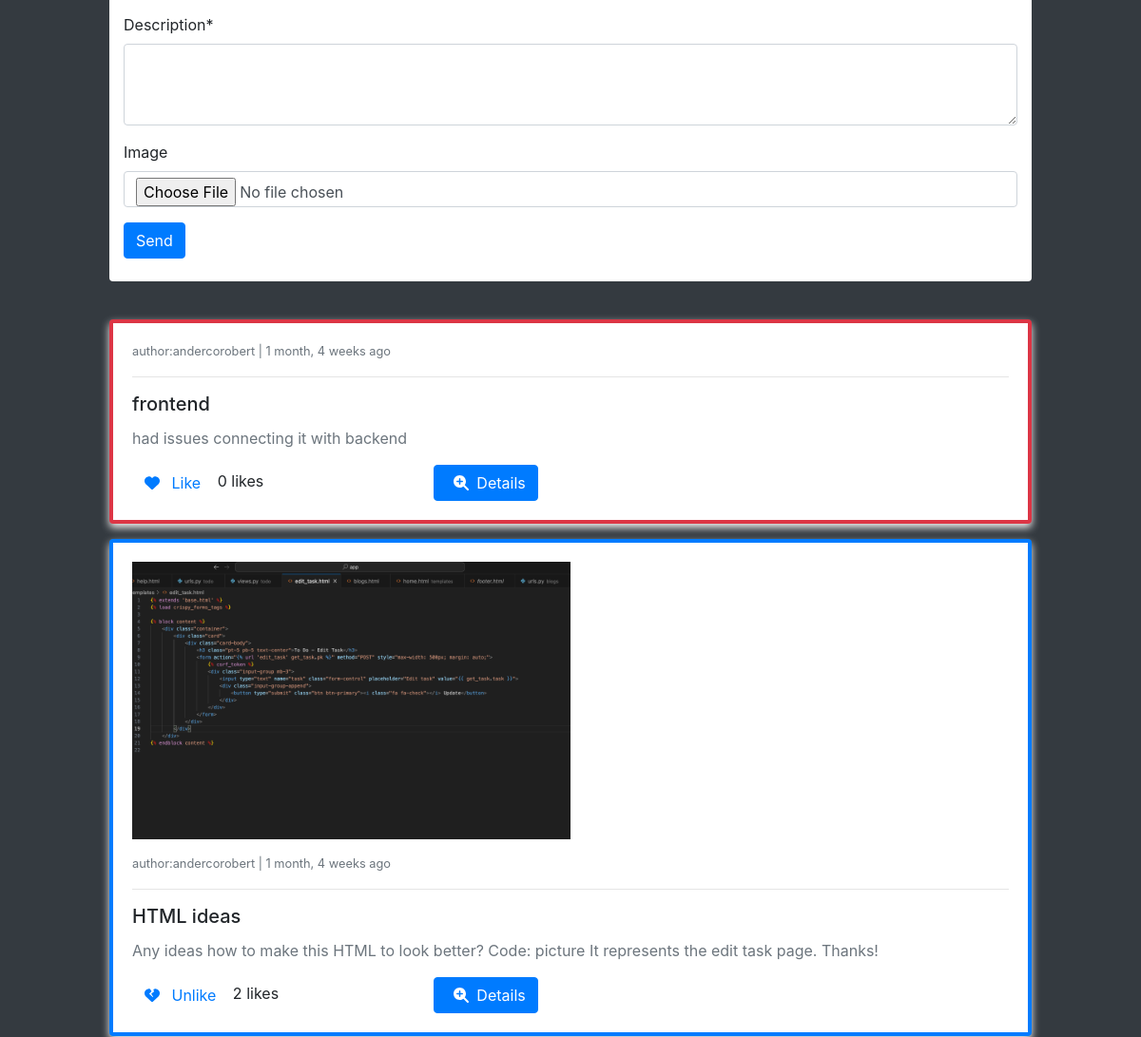
Page /posts/ (signed in, middle part) on the earlier database version.
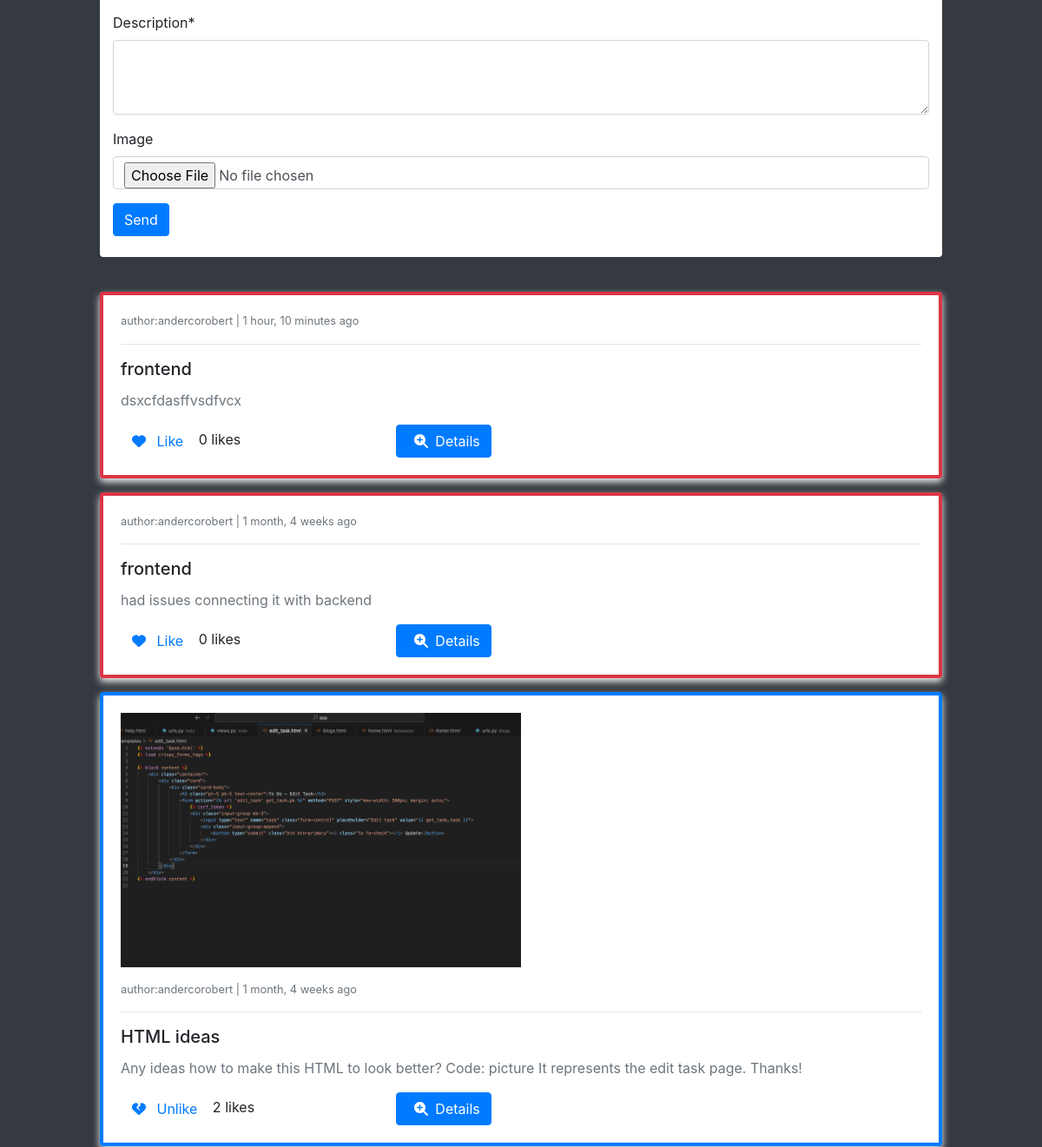
Same page on the later database version.
### posts/models.py (models this page shows, shortened)
class Post(models.Model):
    author = models.ForeignKey(Profile, on_delete=models.CASCADE)
    liked = models.ManyToManyField(Profile, related_name="liked", blank=True)
    updated = models.DateTimeField(auto_now=True)
    created = models.DateTimeField(auto_now_add=True)

class ProblemPost(Post):
    report = models.ForeignKey(Report, on_delete=models.CASCADE)
    problem_reported = models.ForeignKey(ProblemReported, on_delete=models.CASCADE)
    objects = PostManager()
    def get_absolute_url(self):
        return reverse("posts:pp-detail", kwargs={"pk1": self.pk, 'pk': self.problem_reported.id})

class Post(models.Model):
    author = models.ForeignKey(Profile, on_delete=models.CASCADE)
    liked = models.ManyToManyField(Profile, related_name="liked", blank=True)
    updated = models.DateTimeField(auto_now=True)
    created = models.DateTimeField(auto_now_add=True)

class GeneralPost(Post):
    title = models.CharField(max_length=200)
    description = models.CharField(max_length=300)
    image = models.ImageField(upload_to=get_upload_path, blank=True, validators=[FileExtensionValidator(['png','jpg', 'jpeg'])])
    def get_absolute_url(self):
        return reverse("posts:gp-detail", kwargs={"pk": self.pk})

### reports/models.py (models this page shows, shortened)
class ProblemReported(models.Model):
    category = models.ForeignKey(Category, on_delete=models.CASCADE)
    description = models.TextField()
    problem_id = models.CharField(max_length=12, unique=True, blank=True, default=random_code)
    breakdown = models.PositiveIntegerField()
    public = models.BooleanField(default=True)
    user = models.ForeignKey(User, on_delete=models.CASCADE)
    report = models.ForeignKey(Report, on_delete=models.CASCADE)
    updated = models.DateTimeField(auto_now=True)
    created = models.DateTimeField(auto_now_add=True)
    objects=ProblemReportedManager()
    class Meta:
        verbose_name = "Problem Reported"
        verbose_name_plural = "Problems Reported"

### categories/models.py (models this page shows)
class Category(models.Model):
    name = models.CharField(max_length=200)
    description = models.TextField(blank=True)
    updated = models.DateTimeField(auto_now=True)
    created = models.DateTimeField(auto_now_add=True)
    def __str__(self):
        return self.name
    class Meta:
        verbose_name = "Category"
        verbose_name_plural = "Categories"

### profiles/models.py (models this page shows)
class Profile(models.Model):
    user = models.OneToOneField(User, on_delete=models.CASCADE)
    bio = models.TextField()
    profile_picture = models.ImageField(upload_to=get_upload_path, default="uploads/profile/img/avatar.png", validators=[FileExtensionValidator(['png','jpg', 'jpeg'])])
    team = models.CharField(max_length=200)
    updated = models.DateTimeField(auto_now=True)
    created = models.DateTimeField(auto_now_add=True)
    def __str__(self):
        return "{}".format(self.user)

### posts/views.py (the view)
# urls.py: path('', PostCreateView.as_view(), name='post-list'),
class PostCreateView(FormUserRequiredMixin, CreateView):
    form_class = PostForm
    template_name = 'posts/board.html'
    success_url = reverse_lazy('posts:post-list')
    def get_context_data(self, **kwargs):
        qs1 = ProblemPost.objects.public_only()
        qs2 = GeneralPost.objects.all()
        qs = sorted(chain(qs1, qs2), reverse=True, key=lambda obj: obj.created)
        context=super().get_context_data(**kwargs)
        context["object_list"]= qs
        return context

### posts/forms.py (shortened to what this page needs)
class PostForm(forms.ModelForm):
    description = forms.CharField(widget=forms.Textarea(attrs={'rows':3}))
    class Meta:
        model = GeneralPost
        fields = ('title', 'description', 'image')

### blogs/context_processors.py (called while the page is built)
def get_categories(request):
    categories = Category.objects.all()
    return dict(categories=categories)

### posts/models.py (called while the page is built)
    def public_only(self):
        return self.filter(problem_reported__public = True)

### profiles/context_processors.py (called while the page is built)
def profile_pic(request):
    if request.user.is_authenticated:
        user = request.user
        try:
            profile_obj = Profile.objects.get(user=user)
            pic = profile_obj.profile_picture
        except Profile.DoesNotExist:
            pic = None
        return {'picture':pic}
    return {}

def get_profile(request):
    if request.user.is_authenticated:
        user = request.user
        try:
            profile_obj = Profile.objects.get(user=user)
        except Profile.DoesNotExist:
            pic = None
        return {'profile':profile_obj}
    return {}

### posts/templates/posts/board.html (shortened to what this page needs)
{% extends 'base.html' %}
{% load crispy_forms_tags %}
{% block content %}
{% if request.user.is_authenticated  %}
<div class="col-10 mx-auto" style="margin-top: 70px;">
    <div class ='container bg-white pt-2 pb-4 rounded' style='margin-top: 30px;'>
        <form action="" method="POST" enctype="multipart/form-data">
            {{form|crispy}}
            <button type="submit" class="btn btn-primary">Send</button>
        </form>
    </div>
    <br>
    {% for obj in object_list %}
        <div class="{% if obj.problem_reported %}border-danger{% else %}border-primary{% endif %} card card-body mt-3" style="border-width: 4px;">
            {% if obj.problem_reported %}
                <small class='text-muted'> author:{{obj.problem_reported.user}} | {{obj.problem_reported.created|timesince}} ago </small>
                <hr>
                <h5 class= 'card-title'> {{obj.problem_reported.category}}</h5>
                <p class='card-text'> {{obj.problem_reported.description}}</p>
            {% else %}
                {% if obj.image %}
                    <div class='mb-3'><img class='w-50' src='{{obj.image.url}}'></div>
                {% endif %}
                <small class='text-muted'> author:{{obj.author}} | {{obj.created|timesince}} ago </small>
                <hr>
                <h5 class='card-title'> {{obj.title}}</h5>
                <p class='card-text'> {{obj.description}}</p>
            {% endif %}
            <form action="{% url "posts:post-like" %}" method='POST'>
                <div class='row'>
                    <div class='col-4'>
                        <button class='btn btn-link' type='submit' style="text-decoration:none">
                        {% if profile not in obj.liked.all%}
                                <i class="fa-solid fa-heart"></i>
                                <span class='ml-2'>Like</span>
                        {% else %}
                                <i class="fa-solid fa-heart-crack"></i>
                                <span class='ml-2'>Unlike</span>
                        {% endif %}
                        </button>
                        <span class="text-black"> {{obj.liked.all.count}} likes </span>
                    </div>
                    <div class='col-4'>
                        <a href='{{obj.get_absolute_url}}' class='btn btn-primary'>
                            <span class='ml-2'><i class="fa-solid fa-magnifying-glass-plus mr-2"></i>Details </span>
                        </a>
                    </div>
                </div>
            </form>
        </div>
    {% endfor %}
{% else %}
    <div class = "text-white text-center h3" style="margin-top: 70px;"> Please log in! </div>
{% endif %}
</div>
{% endblock content %}

### templates/base.html (shortened to what this page needs)
{% load static %}
<!doctype html>
<html lang="en">
<head>
    <link rel="stylesheet" type="text/css" href="{% static "style.css" %}">
    <link rel="stylesheet" type="text/css" href="{% static "test.css" %}">
   <link rel="stylesheet" href="https://cdn.jsdelivr.net/npm/bootstrap@4.4.1/dist/css/bootstrap.min.css">
    <link href="//maxcdn.bootstrapcdn.com/bootstrap/4.1.1/css/bootstrap.min.css" rel="stylesheet" id="bootstrap-css">
</head>
<body>
   {% include 'navbar.html' %}
    <section class="bg-dark">
        <div class="pt-big">
        {% block content %}
        {% endblock content %}
        </div>
    </section>
</body>
</html>

### templates/navbar.html (shortened to what this page needs)
<!DOCTYPE html>
<html lang="en">
<head>
</head>
<body>
</body>
</html>

### static/style.css (style rules this page uses)
.pt-big { padding-top: 20px; }
body { background-color: orange; }

### static/test.css (style rules this page uses)
body { font-family: 'Arial', sans-serif; background-color: orange; margin: 0; padding: 0; }
.card { box-shadow: 0 4px 8px #f5f3f3; transition: transform 0.3s, box-shadow 0.3s; }
.card-body { padding: 20px; }
p { color: #6c757d; }

Differences in the rows shown:
added ProblemPost: problem_reported.user "andercorobert", problem_reported.created "1 hour, 10 minutes", problem_reported.category "frontend", problem_reported.description "dsxcfdasffvsdfvcx", shows "Like", liked.all.count "0"
